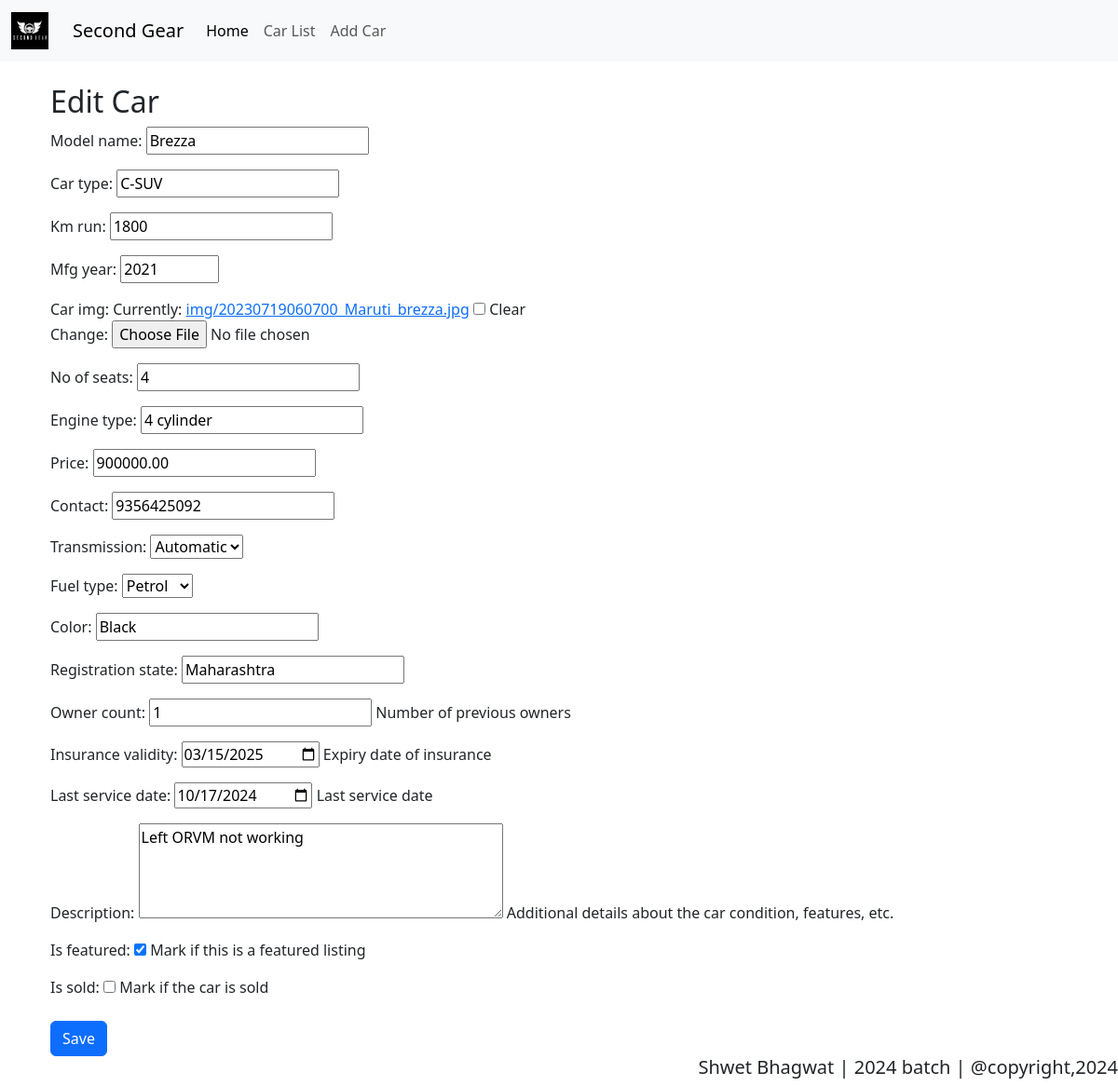
The app's page /car/3/edit/ with its own data.
### carapp/models.py (models this page shows, shortened)
class Cars(models.Model):
    model_name = models.CharField(max_length=30)
    car_type = models.CharField(max_length=30)  # Consider renaming to `car_type` (typo fix)
    km_run = models.IntegerField()
    mfg_year = models.IntegerField()  # Changed to IntegerField for storing just the year
    car_img = models.ImageField(upload_to='img/', null=True, blank=True)
    no_of_seats = models.IntegerField()  # Typo fix from `no_of_seets`
    engine_type = models.CharField(max_length=15)
    price = models.DecimalField(max_digits=10, decimal_places=2)  # Price as decimal for currency
    contact = models.CharField(max_length=15)  # Phone numbers can include country codes, so CharField
    transmission = models.CharField(max_length=15, choices=[('Automatic', 'Automatic'), ('Manual', 'Manual')])
    fuel_type = models.CharField(max_length=15, choices=[('Petrol', 'Petrol'), ('Diesel', 'Diesel'), ('Electric', 'Electric'), ('Hybrid', 'Hybrid')])
    color = models.CharField(max_length=20)
    registration_state = models.CharField(max_length=30)  # State where the car is registered
    owner_count = models.IntegerField(help_text="Number of previous owners")
    insurance_validity = models.DateField(null=True, blank=True, help_text="Expiry date of insurance")
    last_service_date = models.DateField(null=True, blank=True, help_text="Last service date")
    description = models.TextField(null=True, blank=True, help_text="Additional details about the car condition, features, etc.")
    is_featured = models.BooleanField(default=False, help_text="Mark if this is a featured listing")
    is_sold = models.BooleanField(default=False, help_text="Mark if the car is sold")

### carapp/views.py (the view)
# urls.py: path('car/<int:pk>/edit/', car_update, name='car_update'),  # Edit car
def car_update(request, pk):
    car = get_object_or_404(Cars, pk=pk)
    if request.method == 'POST':
        form = CarForm(request.POST, request.FILES, instance=car)
        if form.is_valid():
            form.save()
            messages.success(request, "Car updated successfully!")
            return redirect(reverse('car_detail', args=[pk]))
    else:
        form = CarForm(instance=car)
    return render(request, 'car_form.html', {'form': form, 'title': 'Edit Car'})

### carapp/forms.py (shortened to what this page needs)
class CarForm(forms.ModelForm):
    class Meta:
        model = Cars
        fields = [
            'model_name', 'car_type', 'km_run', 'mfg_year', 'car_img', 'no_of_seats', 'engine_type', 'price',
            'contact', 'transmission', 'fuel_type', 'color', 'registration_state', 'owner_count',
            'insurance_validity', 'last_service_date', 'description', 'is_featured', 'is_sold'
        ]
        widgets = {
            'mfg_year': forms.NumberInput(attrs={'placeholder': 'e.g., 2020', 'min': 1900, 'max': 2024}),
            'insurance_validity': forms.DateInput(attrs={'type': 'date'}),
            'last_service_date': forms.DateInput(attrs={'type': 'date'}),
            'description': forms.Textarea(attrs={'rows': 4, 'placeholder': 'Add details about the car\'s condition, features, etc.'}),
            'transmission': forms.Select(choices=[('Automatic', 'Automatic'), ('Manual', 'Manual')]),
            'fuel_type': forms.Select(choices=[('Petrol', 'Petrol'), ('Diesel', 'Diesel'), ('Electric', 'Electric'), ('Hybrid', 'Hybrid')]),
        }

### templates/car_form.html (shortened to what this page needs)
{% extends 'base.html' %}
{% block content %}
<div class="container">
    <h2>{{ title }}</h2>
    <form method="POST" enctype="multipart/form-data">
        {{ form.as_p }}
        <button type="submit" class="btn btn-primary mt-2">Save</button>
    </form>
</div>
{% endblock %}

### records on screen
Cars: model_name "Brezza", car_type "C-SUV", km_run "1800", mfg_year "2021", no_of_seats "4", engine_type "4 cylinder", price "900000.00", contact "9356425092", transmission "Automatic", fuel_type "Petrol", color "Black", registration_state "Maharashtra", owner_count "1", insurance_validity "03/15/2025", last_service_date "10/17/2024", description "Left ORVM not working", is_featured "☑"

### other values on screen
{{ title }} "Edit Car"
